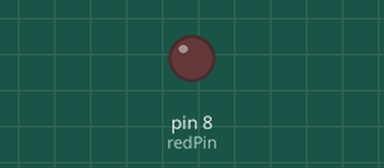
Simulated run of this sketch. Board: Arduino Uno, built with avr-gcc and run on an emulated ATmega328P. Shown: output pins drawn as LEDs (lit = HIGH).

Above: at 1.6 s.
At 4.95 s:
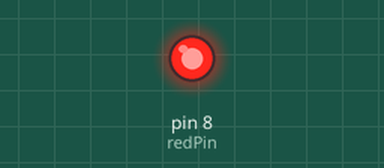
Timing chart, 0 to 5.2 s (numbered marks = the images above):
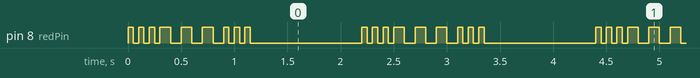

The sketch:

LED_SOS_BLINKING.ino
```cpp
int redPin = 8;
int dit = 50;
int dah = 100;
int longW = 1000;

void setup(){
  pinMode(redPin,OUTPUT);
}


void loop(){
  digitalWrite(redPin,HIGH);
  delay(dit);
  digitalWrite(redPin,LOW);
  delay(dit);

  digitalWrite(redPin,HIGH);
  delay(dit);
  digitalWrite(redPin,LOW);
  delay(dit);

  digitalWrite(redPin,HIGH);
  delay(dit);
  digitalWrite(redPin,LOW);
  delay(dit);

  digitalWrite(redPin,HIGH);
  delay(dah);
  digitalWrite(redPin,LOW);
  delay(dah);

  digitalWrite(redPin,HIGH);
  delay(dah);
  digitalWrite(redPin,LOW);
  delay(dah);

  digitalWrite(redPin,HIGH);
  delay(dah);
  digitalWrite(redPin,LOW);
  delay(dah);

  digitalWrite(redPin,HIGH);
  delay(dit);
  digitalWrite(redPin,LOW);
  delay(dit);

  digitalWrite(redPin,HIGH);
  delay(dit);
  digitalWrite(redPin,LOW);
  delay(dit);

  digitalWrite(redPin,HIGH);
  delay(dit);
  digitalWrite(redPin,LOW);
  delay(dit);

  delay(longW);
}
```

Measured:
- by itself, pin 8 (redPin): repeats every 2.2 s: 2 × (LOW 0.05 s, HIGH 0.05 s), LOW 0.05 s, 3 × (HIGH 0.10 s, LOW 0.10 s), 2 × (HIGH 0.05 s, LOW 0.05 s), HIGH 0.05 s, LOW 1.1 s, HIGH 0.05 s
